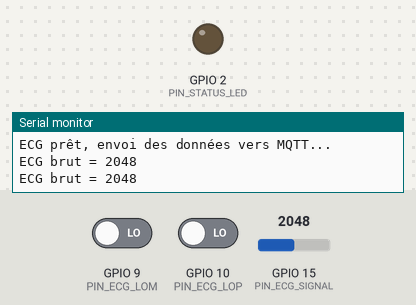
Recording of a program running on a simulated ESP32. On the bench: output pins drawn as LEDs (lit = HIGH), the last lines printed to the serial monitor. The inputs (shaded band) are chosen by the test bench; at power-on: GPIO 9 (PIN_ECG_LOM) LOW, GPIO 10 (PIN_ECG_LOP) LOW, GPIO 15 (PIN_ECG_SIGNAL) = 2048 (analog values on the 0–4095 scale). WiFi joins after 1.5 s; servers stay silent unless stated; no MQTT or app messages arrive unless stated.

Above: at 3.2 s.
3.3 s: GPIO 9 (PIN_ECG_LOM) driven HIGH
At 4.5 s:
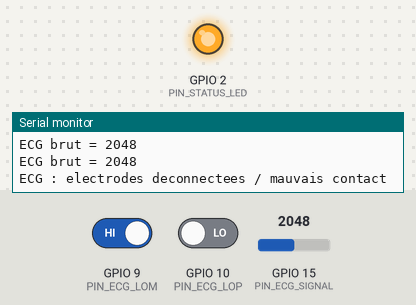
8.5 s: GPIO 9 (PIN_ECG_LOM) driven LOW
At 9.5 s:
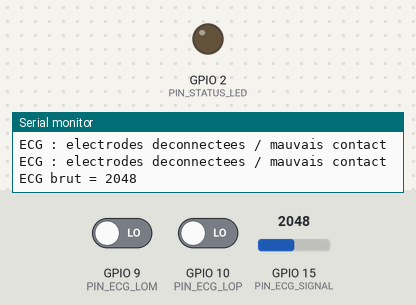
10.5 s: GPIO 10 (PIN_ECG_LOP) driven HIGH
At 12.3 s:
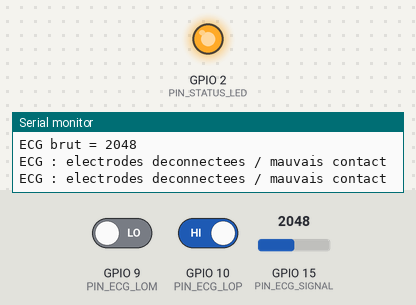
Timing chart, 0 to 13.8 s (numbered marks = the images above; inputs shaded):
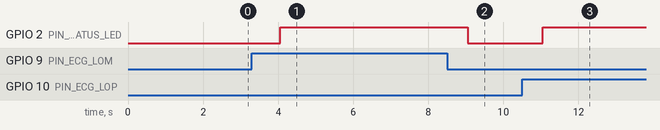

The program:

main.cpp
```cpp
#include <Arduino.h>
#include <WiFi.h>
#include <PubSubClient.h>

// ====================== CONFIG WIFI / MQTT ======================
const char *WIFI_SSID     = "iot";
const char *WIFI_PASSWORD = "iotisis;";
const char *MQTT_HOST     = "172.18.32.48"; // IP du Raspberry (broker MQTT)
const uint16_t MQTT_PORT  = 1883;

// Topics MQTT
const char *TOPIC_ECG_DATA = "penibilite/ecg/data";
const char *TOPIC_ECG_CMD  = "penibilite/ecg/cmd";

// ====================== CONFIG CAPTEUR ECG ======================
const int PIN_ECG_SIGNAL = 15;  // AD8232
const int PIN_ECG_LOP    = 10;  // LO+
const int PIN_ECG_LOM    = 9;  // LO-
const int PIN_STATUS_LED = 2;   // LED

// ====================== OBJETS RESEAU ===========================
WiFiClient   wifiClient;
PubSubClient mqttClient(wifiClient);

// Buffer pour construire les messages JSON
char payload[128];

// ====================== PROTOTYPES ==============================
void connectWifi();
void connectMqtt();
void mqttCallback(char *topic, byte *message, unsigned int length);

// ====================== SETUP ===================================
void setup() {
  Serial.begin(115200);
  delay(500);

  Serial.println();
  Serial.println("=== ESP32 ECG - Projet Penibilite ===");

  pinMode(PIN_ECG_SIGNAL, INPUT);
  pinMode(PIN_ECG_LOP,    INPUT);
  pinMode(PIN_ECG_LOM,    INPUT);
  pinMode(PIN_STATUS_LED, OUTPUT);
  digitalWrite(PIN_STATUS_LED, LOW);

#ifdef ARDUINO_ARCH_ESP32
  analogReadResolution(12);          // 0..4095
  analogSetAttenuation(ADC_11db);    // ~0..3.3V
  analogSetPinAttenuation(PIN_ECG_SIGNAL, ADC_11db);
#endif

  connectWifi();

  mqttClient.setServer(MQTT_HOST, MQTT_PORT);
  mqttClient.setCallback(mqttCallback);
  connectMqtt();

  Serial.println("ECG prêt, envoi des données vers MQTT...");
}

// ====================== WIFI / MQTT =============================
void connectWifi() {
  Serial.print("Connexion au WiFi : ");
  Serial.println(WIFI_SSID);

  WiFi.mode(WIFI_STA);
  WiFi.begin(WIFI_SSID, WIFI_PASSWORD);

  while (WiFi.status() != WL_CONNECTED) {
    delay(500);
    Serial.print(".");
  }
  Serial.println();
  Serial.println("WiFi connecté");
  Serial.print("Adresse IP : ");
  Serial.println(WiFi.localIP());
}

void connectMqtt() {
  while (!mqttClient.connected()) {
    Serial.print("Connexion au broker MQTT... ");
    if (mqttClient.connect("ESP32_ECG_PENIBILITE")) { // ID client MQTT
      Serial.println("OK");
      mqttClient.subscribe(TOPIC_ECG_CMD);
    } else {
      Serial.print("échec, code = ");
      Serial.print(mqttClient.state());
      Serial.println(" ; nouvelle tentative dans 5s");
      delay(5000);
    }
  }
}

void mqttCallback(char *topic, byte *message, unsigned int length) {
  Serial.print("Message MQTT sur ");
  Serial.print(topic);
  Serial.print(" : ");
  for (unsigned int i = 0; i < length; i++) {
    Serial.print((char)message[i]);
  }
  Serial.println();
  }

// ====================== LOOP ====================================
void loop() {
  if (!mqttClient.connected()) {
    connectMqtt();
  }
  mqttClient.loop();

  static unsigned long lastPublish = 0;
  const unsigned long PUBLISH_PERIOD_MS = 1000;  // 1 message / seconde

  unsigned long now = millis();
  if (now - lastPublish < PUBLISH_PERIOD_MS) {
    return;
  }
  lastPublish = now;

  bool lo_plus  = (digitalRead(PIN_ECG_LOP) == HIGH);
  bool lo_minus = (digitalRead(PIN_ECG_LOM) == HIGH);
  bool electrodes_ok = !(lo_plus || lo_minus);

  if (!electrodes_ok) {
    digitalWrite(PIN_STATUS_LED, HIGH);
    Serial.println("ECG : electrodes deconnectees / mauvais contact");

    snprintf(payload, sizeof(payload),
             "{\"ecg\":0,\"status\":\"electrodes_off\"}");
  } else {
    digitalWrite(PIN_STATUS_LED, LOW);

    int raw = analogRead(PIN_ECG_SIGNAL);
    Serial.print("ECG brut = ");
    Serial.println(raw);

    snprintf(payload, sizeof(payload),
             "{\"ecg\":%d,\"status\":\"ok\"}", raw);
  }

  mqttClient.publish(TOPIC_ECG_DATA, payload);
}
```

Measured:
- after the input at 3.3 s, GPIO 2 (PIN_STATUS_LED): LOW → HIGH after 0.75 s
- after the input at 8.5 s, GPIO 2 (PIN_STATUS_LED): HIGH → LOW after 0.55 s
- after the input at 10.5 s, GPIO 2 (PIN_STATUS_LED): LOW → HIGH after 0.55 s
